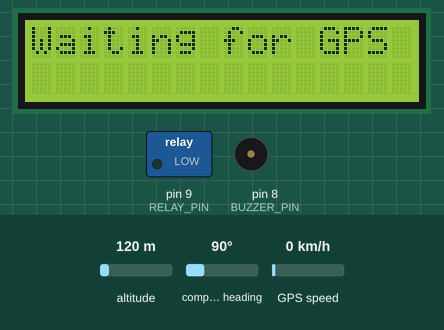
A sketch run on a simulated Arduino Uno, built with avr-gcc and run on an emulated ATmega328P. Parts: 16×2 character LCD, switched loads named in the sketch (green lamp = pin HIGH), buzzer (waves = sounding, pin HIGH). The test bench sets the inputs (shaded band); at power-on: compass heading 90°, altitude 120 m, GPS speed 0 km/h. The GPS gets a fix after 3 s at 37.7749, -122.4194 with 8 satellites; what the sketch prints to the serial monitor is not drawn.

Above: at 0.1 s.
At 5.7 s:
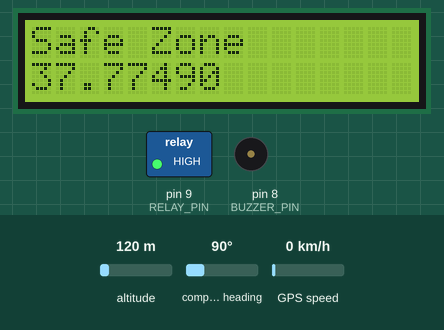
5.8 s: compass heading set to 269°
Timing chart, 0 to 8.8 s (numbered marks = the images above; inputs shaded):
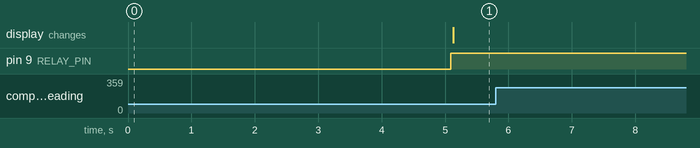

Measured:
- after the input at 5.8 s, every drawn part: stays the same

The sketch:

code.ino
```cpp
#include <LiquidCrystal.h>
#include <SoftwareSerial.h>
#include <TinyGPS++.h>

#define BUZZER_PIN 8
#define RELAY_PIN 9

SoftwareSerial gpsSerial(3, 4); // RX, TX
TinyGPSPlus gps;

double BorderLat = 12.83870; // Border Latitude Threshold

const int rs = 12, en = 11, d4 = 2, d5 = 6, d6 = 7, d7 = 5;
LiquidCrystal lcd(rs, en, d4, d5, d6, d7);

void setup() {
  Serial.begin(9600);
  lcd.begin(16, 2);
  pinMode(BUZZER_PIN, OUTPUT);
  pinMode(RELAY_PIN, OUTPUT);
  gpsSerial.begin(9600);
  Serial.println("GPS module initialized. Waiting for data...");
  lcd.print("Waiting for GPS");
}

void loop() {
  while (gpsSerial.available() > 0) {
    char c = gpsSerial.read();
    Serial.print(c);
    if (gps.encode(c)) {
      if (gps.location.isUpdated()) {
        double Currlat = gps.location.lat();

        delay(2000); // Wait for data to stabilize

        lcd.clear();
        lcd.setCursor(0, 0);

        if (Currlat > BorderLat) {
          lcd.print("Safe Zone");
          digitalWrite(BUZZER_PIN, LOW);
          digitalWrite(RELAY_PIN, HIGH);
        } else {
          lcd.print("Unsafe Zone");
          digitalWrite(BUZZER_PIN, HIGH);
          digitalWrite(RELAY_PIN, LOW);
        }

        lcd.setCursor(0, 1);
        lcd.print(Currlat, 5); // Print latitude with 5 decimal places

        Serial.println();
        Serial.print("Latitude: ");
        Serial.println(Currlat, 5);
      }
    }
  }
}
```
